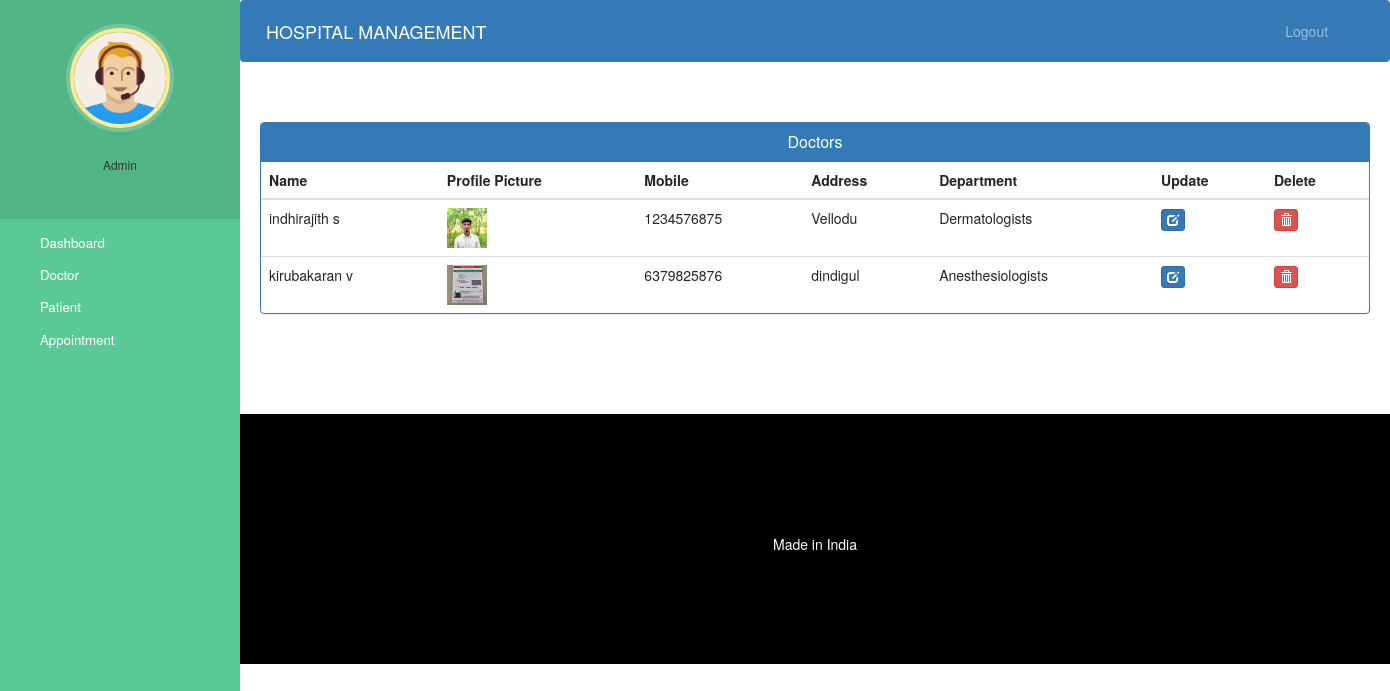
The app's page /admin-view-doctor (signed in) with its own data.
### hospital/models.py (models this page shows, shortened)
class Doctor(models.Model):
    user=models.OneToOneField(User,on_delete=models.CASCADE)
    profile_pic= models.ImageField(upload_to='profile_pic/DoctorProfilePic/',null=True,blank=True)
    address = models.CharField(max_length=40)
    mobile = models.CharField(max_length=20,null=True)
    department= models.CharField(max_length=50,choices=departments,default='Cardiologist')
    status=models.BooleanField(default=False)
    @property
    def get_name(self):
        return self.user.first_name+" "+self.user.last_name

### hospital/views.py (the view)
# urls.py: path('admin-view-doctor', views.admin_view_doctor_view,name='admin-view-doctor'),
@login_required(login_url='adminlogin')
@user_passes_test(is_admin)
def admin_view_doctor_view(request):
    doctors=models.Doctor.objects.all().filter(status=True)
    return render(request,'hospital/admin_view_doctor.html',{'doctors':doctors})

### hospital/views.py (called while the page is built)
def is_admin(user):
    return user.groups.filter(name='ADMIN').exists()

### templates/hospital/admin_view_doctor.html (shortened to what this page needs)
{% extends 'hospital/admin_base.html' %}
{% block content %}
{%load static%}
<head>
  <link href="//netdna.bootstrapcdn.com/bootstrap/3.0.0/css/bootstrap.min.css" rel="stylesheet" id="bootstrap-css">
</head>
<div class="container">
  <div class="panel panel-primary">
    <div class="panel-heading">
      <h6 class="panel-title">Doctors</h6>
    </div>
    <table class="table table-hover" id="dev-table">
      <thead>
        <tr>
          <th>Name</th>
          <th>Profile Picture</th>
          <th>Mobile</th>
          <th>Address</th>
          <th>Department</th>
          <th>Update</th>
          <th>Delete</th>
        </tr>
      </thead>
      {% for d in doctors %}
      <tr>
        <td> {{d.get_name}}</td>
        <td> <img src="{% static d.profile_pic.url %}" alt="Profile Pic" height="40px" width="40px" /></td>
        <td>{{d.mobile}}</td>
        <td>{{d.address}}</td>
        <td>{{d.department}}</td>
        <td><a class="btn btn-primary btn-xs" href="{% url 'update-doctor' d.id  %}"><span class="glyphicon glyphicon-edit"></span></a></td>
        <td><a class="btn btn-danger btn-xs" href="{% url 'delete-doctor-from-hospital' d.id  %}"><span class="glyphicon glyphicon-trash"></span></a></td>
      </tr>
      {% endfor %}
    </table>
  </div>
</div>
{% endblock content %}

### static/style.css (style rules this page uses)
body { padding-left: 240px; }

### templates/hospital/admin_base.html (style rules this page uses)
a:link { text-decoration: none; }
a { color: white; }
body { padding-left: 240px; }

### templates/hospital/admin_view_doctor.html (style rules this page uses)
a:link { text-decoration: none; }
h6 { text-align: center; }

### records on screen
Doctor: get_name "indhirajith s", profile_pic (picture), mobile "1234576875", address "Vellodu", department "Dermatologists"
Doctor: get_name "kirubakaran v", profile_pic (picture), mobile "6379825876", address "dindigul", department "Anesthesiologists"
